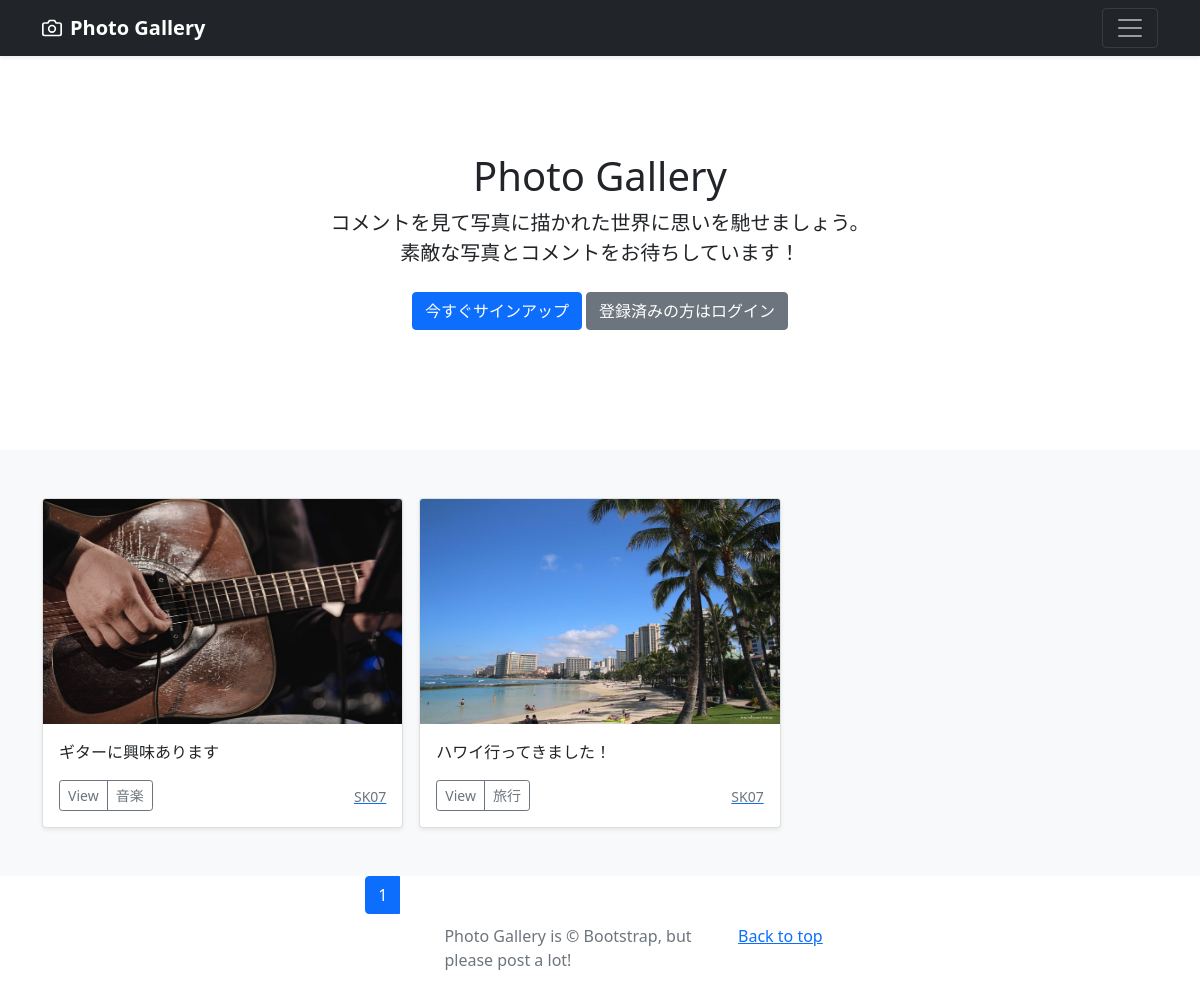
Screenshot of /user_list/3 with the database file from the repository.
### photo/models.py (models this page shows, shortened)
class PhotoPost(models.Model):
    user = models.ForeignKey(
        CustomUser,
        verbose_name='ユーザー',
        on_delete=models.CASCADE
    )
    category = models.ForeignKey(
        Category,
        verbose_name='カテゴリ',
        on_delete=models.PROTECT
    )
    title = models.CharField(
        verbose_name='タイトル',
        max_length=200
    )
    comment = models.TextField(
        verbose_name='コメント'
    )
    image1 = models.ImageField(
        verbose_name='イメージ１',
        upload_to = 'photos'
    )
    image2 = models.ImageField(
        verbose_name='イメージ２',
        upload_to = 'photos',
        blank=True,
        null=True
    )
    posted_at = models.DateTimeField(
        verbose_name='投稿日時',
        auto_now_add=True
    )

class Category(models.Model):
    title = models.CharField(
        verbose_name='カテゴリ',
        max_length=20)

### accounts/models.py (models this page shows)
class CustomUser(AbstractUser):
    pass

### photo/views.py (the view)
# urls.py: path('user_list/<int:user>', views.UserView.as_view(), name='user_list'),
class UserView(ListView):
    template_name = 'index.html'
    paginate_by = 9
    def get_queryset(self):
        user_id = self.kwargs['user']
        user_list = PhotoPost.objects.filter(
            user=user_id).order_by('-posted_at')
        return user_list

### photo/templates/index.html (shortened to what this page needs)
{% extends "base.html" %}
  {% block contents %}
  {% include "photos_title.html" %}
  {% include "photos_list.html" %}
  {% include "pagination.html" %}
  {% endblock %}

### photo/templates/photos_list.html (shortened to what this page needs)
<div class="album py-5 bg-light">
  <div class="container">
    <div class="row row-cols-1 row-cols-sm-2 row-cols-md-3 g-3">
      {% for record in object_list %}
      <div class="col">
        <div class="card shadow-sm">
          <img src="{{ record.image1.url }}"
               class="bd-placeholder-img card-img-top"
               width="100%" height="225"
               xmlns="http://www.w3.org/2000/svg"
               role="img" aria-label="Placeholder: Thumbnail"
               preserveAspectRatio="xMidYMid slice"
               focusable="false">
               <rect width="100%" height="100%" fill="#55595c"/>
          <div class="card-body">
            <p class="card-text">{{record.title}}</p>
            <div class="d-flex justify-content-between align-items-center">
              <div class="btn-group">
                <button type="button"
                        class="btn btn-sm btn-outline-secondary"
                        onclick="location.href='{% url 'photo:photo_detail' record.pk %}'">
                        View</button>
                <buttom type="buttom"
                        class="btn btn-sm btn-outline-secondary"
                        onclick="location.href='{% url 'photo:photos_cat' category=record.category.id %}'">
                        {{record.category.title}}</button>
              </div>
              <a href="{% url 'photo:user_list' user=record.user.id %}">
              <small class="text-muted">{{record.user.username}}</small>
              </a>
            </div>
          </div>
        </div>
      </div>
      {% endfor %}
    </div>
  </div>
</div>

### photo/templates/base.html (style rules this page uses)
.bd-placeholder-img { font-size: 1.125rem; text-anchor: middle; -webkit-user-select: none; -moz-user-select: none; user-select: none; }

### rows the page displays
PhotoPost: image1 (picture), title "ギターに興味あります", category "音楽", user.username "SK07"
PhotoPost: image1 (picture), title "ハワイ行ってきました！", category "旅行", user.username "SK07"

### other values shown
{{ num }} "1"
